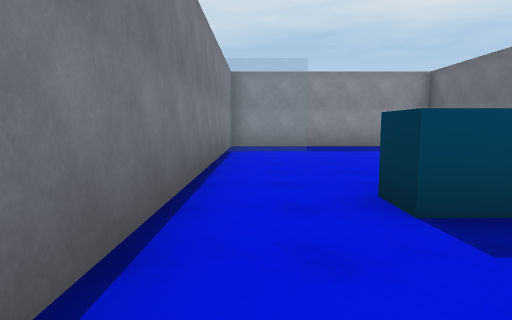
View 1 (above)

21 first-person views from a walk through a Unity game level. The camera is 1.3 m above the floor, tilts 6° down and sees 75° across. The floor is counted in squares, 2 m on a side. Each view is taken from the middle of a square. On the plan, view 1 faces up. The plan holds only what a view shows up to about 10 squares ahead; the rest is blank. The place goes on beyond the plan. The player character is not drawn.

View 2
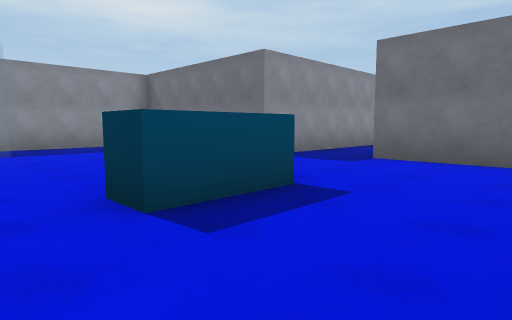

View 3
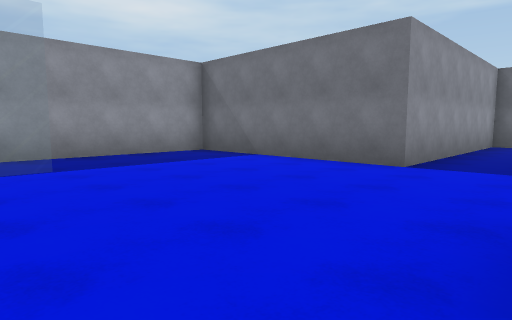

View 4
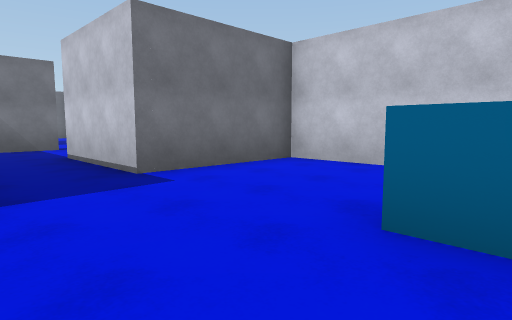

View 5
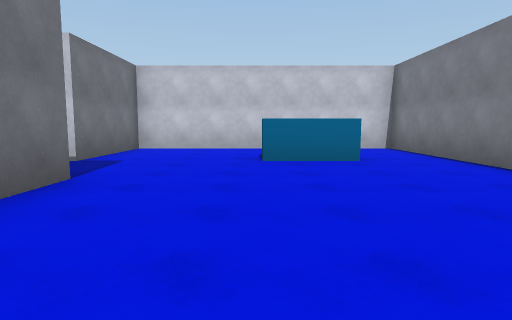

View 6
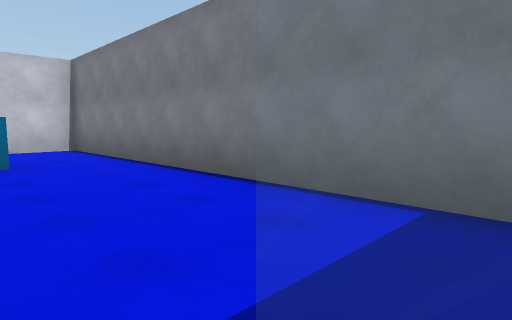

View 7
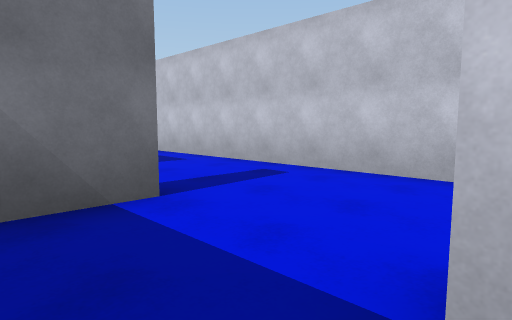

View 8
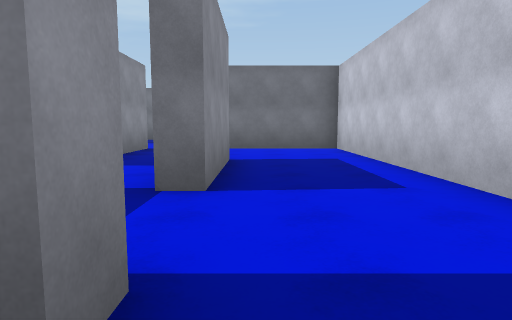

View 9
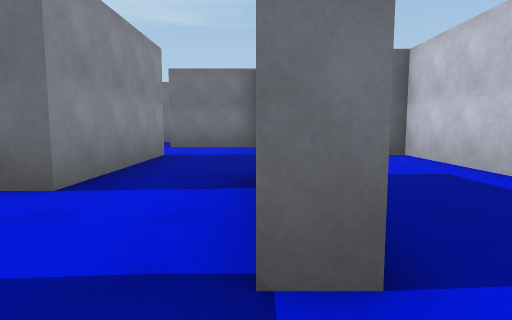

View 10
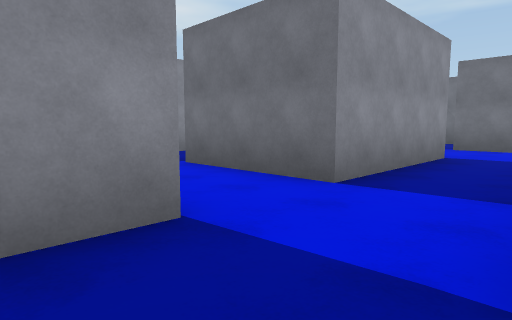

View 11
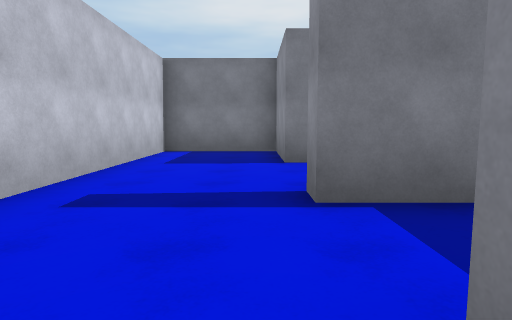

View 12
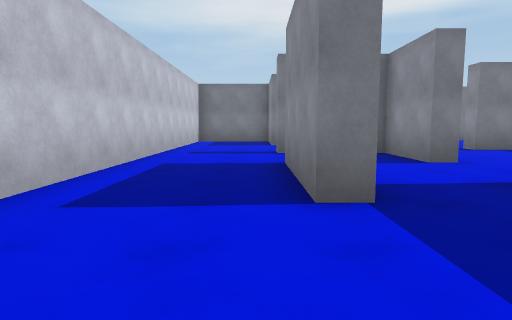

View 13
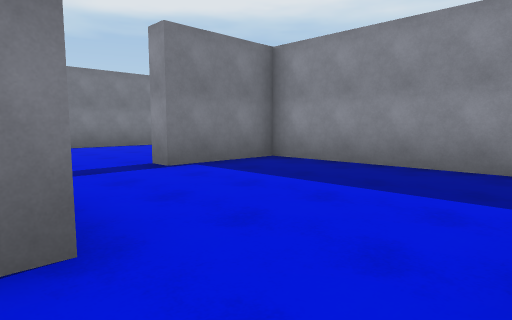

View 14
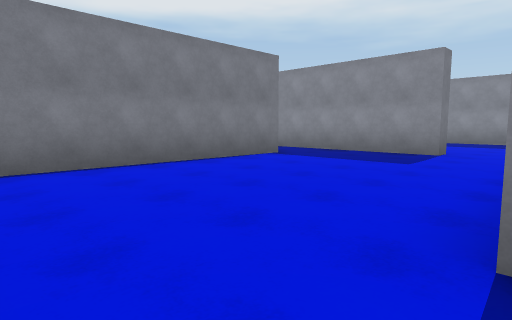

View 15
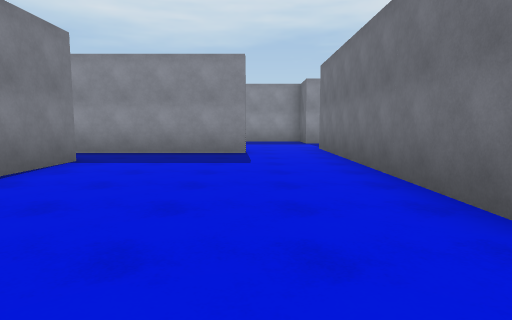

View 16
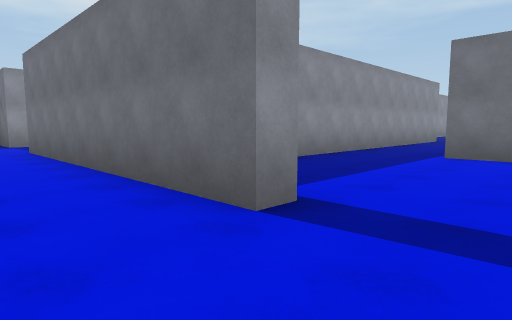

View 17
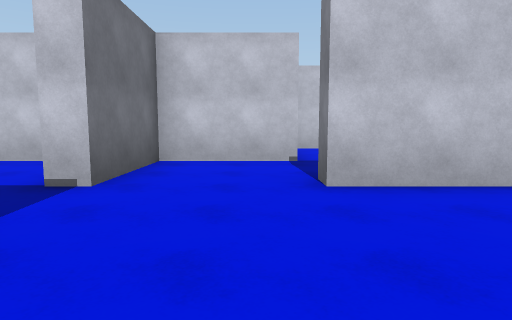

View 18
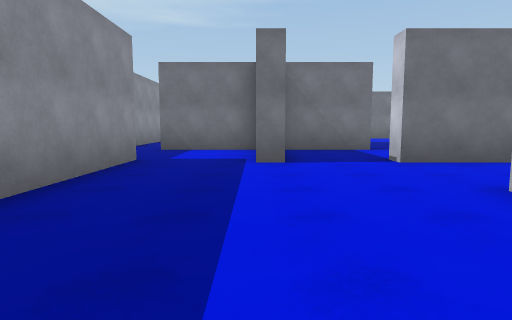

View 19
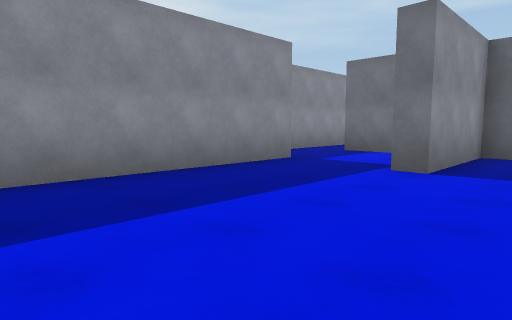

View 20
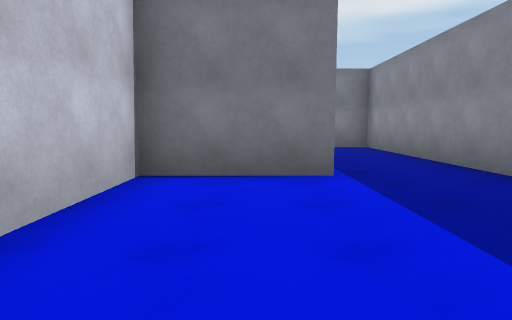

View 21
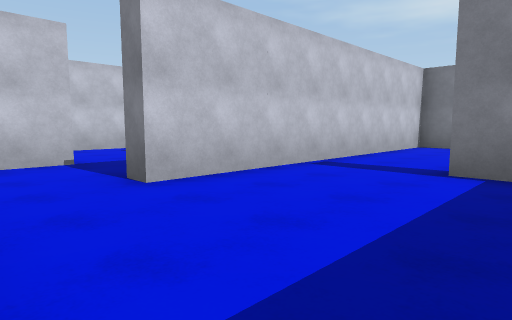

### Floor plan
Ten units are one square. View 1 is at (0, 0); x grows to the right and y downward. Boxes are objects, and circles mark ways between rooms. Rooms are numbered by the first view taken in them; rooms with no view inside come last. Other rooms are left out.
<svg viewBox="-13 -145 283 153">
<path fill="none" stroke="#000" d="M-8 -88 -8 3 62 3 62 -30 93 -30 93 -25M117 -25 117 -50 53 -50 53 -102 9 -102M123 -25 117 -25M173 -31 173 -25 142 -25M93 -25 68 -25 68 3 202 3 202 -30 227 -30 227 -45M202 -50 175 -50M143 -50 123 -50 123 -25M142 -25 142 -30 152 -30M175 -50 163 -50M113 -77 108 -77 108 -134M58 -120 58 -55 116 -55M88 -138 64 -138M227 -75 227 -80M234 -102 165 -102M227 -45 227 -55 232 -55M168 -81 168 -55 202 -55 202 -50M258 -80 258 -105M165 -102 113 -102 113 -77M116 -55 143 -55 143 -50M163 -50 163 -80M258 -49 258 -75 227 -75M248 -30 256 -30"/>
<rect x="5" y="-35" width="30" height="10" fill="#bbb"><title>other object</title></rect>
<circle cx="105" cy="-30" r="3" fill="#2a7"/>
<circle cx="135" cy="-30" r="3" fill="#2a7"/>
<circle cx="170" cy="-40" r="3" fill="#2a7"/>
<circle cx="215" cy="-50" r="3" fill="#2a7"/>
<circle cx="150" cy="-50" r="3" fill="#2a7"/>
<circle cx="110" cy="-65" r="3" fill="#2a7"/>
<circle cx="160" cy="-95" r="3" fill="#2a7"/>
<circle cx="230" cy="-65" r="3" fill="#2a7"/>
<circle cx="245" cy="-50" r="3" fill="#2a7"/>
<text x="30" y="-40">1</text>
<text x="140" y="-10">2</text>
<text x="150" y="-40">3</text>
<text x="80" y="-90">4</text>
<text x="210" y="-80">5</text>
<text x="140" y="-80">6</text>
<text x="240" y="-60">7</text>
<text x="240" y="-40">8</text>
</svg>
Room 1 opens to room 2. Room 2 opens to room 3. Room 2 opens to room 5. Room 3 opens to room 6. Room 4 opens to room 6. Room 5 opens to room 6. Room 5 opens to room 7. Room 7 opens to room 8.

Where each view was taken, in squares from view 1:
view 1: 0 up, 0 right, facing up
view 2: 0 up, 0 right, facing up-right
view 3: 3 up, 0 right, facing up-right
view 4: 5 up, 2 right, facing down-right
view 5: 9 up, 3 right, facing down
view 6: 9 up, 2 right, facing down-left
view 7: 4 up, 9 right, facing down-right
view 8: 2 up, 11 right, facing right
view 9: 3 up, 13 right, facing right
view 10: 3 up, 13 right, facing up-right
view 11: 2 up, 15 right, facing left
view 12: 2 up, 20 right, facing left
view 13: 5 up, 16 right, facing up-left
view 14: 6 up, 11 right, facing up-left
view 15: 6 up, 9 right, facing up
view 16: 6 up, 9 right, facing up-right
view 17: 9 up, 21 right, facing down
view 18: 8 up, 17 right, facing right
view 19: 6 up, 18 right, facing up-right
view 20: 7 up, 21 right, facing left
view 21: 9 up, 16 right, facing down-left
